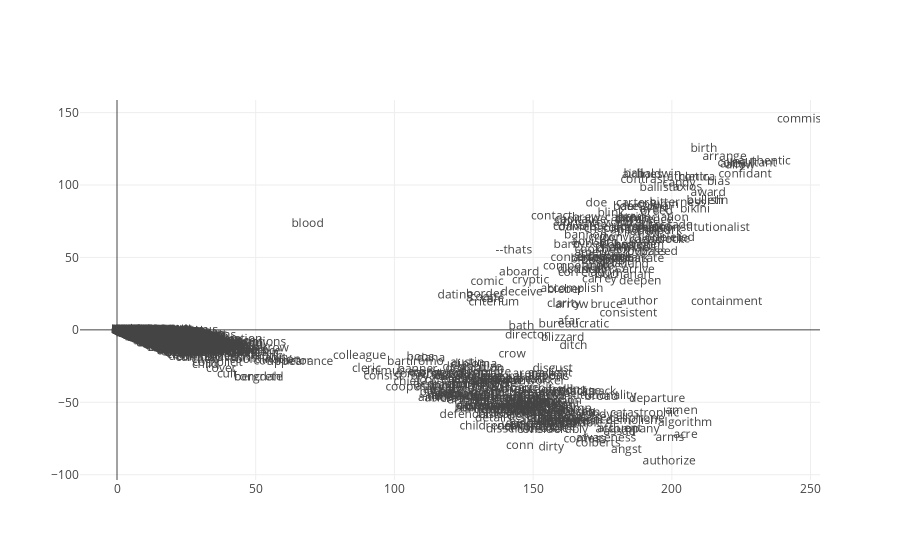

Notebook code for this chart:
### Code cell
trace = go.Scattergl(
    x = data_2d[:,0],
    y = data_2d[:,1],
    mode = 'text',
    marker = dict(
        color = '#FFBAD2',
        line = dict(width = 1)
    ),
    text = vectorizer.get_feature_names()
)
data = [trace]
iplot(data, filename='text-scatter-mode')

### Figure 1 — Plotly figure (JSON) as saved in the notebook; plotly's stock layout.template omitted (floating-point values rounded to 4 significant figures; data arrays with more than 128 entries replaced by an {"elided": "..."} marker saying what was removed)
{"data": [{"marker": {"color": "#FFBAD2", "line": {"width": 1}}, "mode": "text", "text": {"elided": "11461 str values"}, "type": "scattergl", "uid": "c1f75c28-bc2d-4135-8200-b1079cab2bc5", "x": {"elided": "3049 float values"}, "y": {"elided": "3049 float values"}}], "layout": {}}
